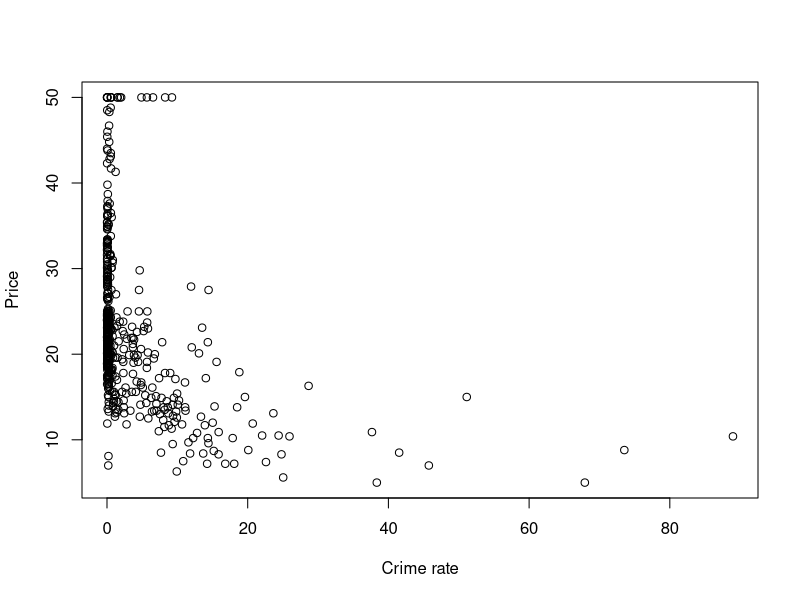
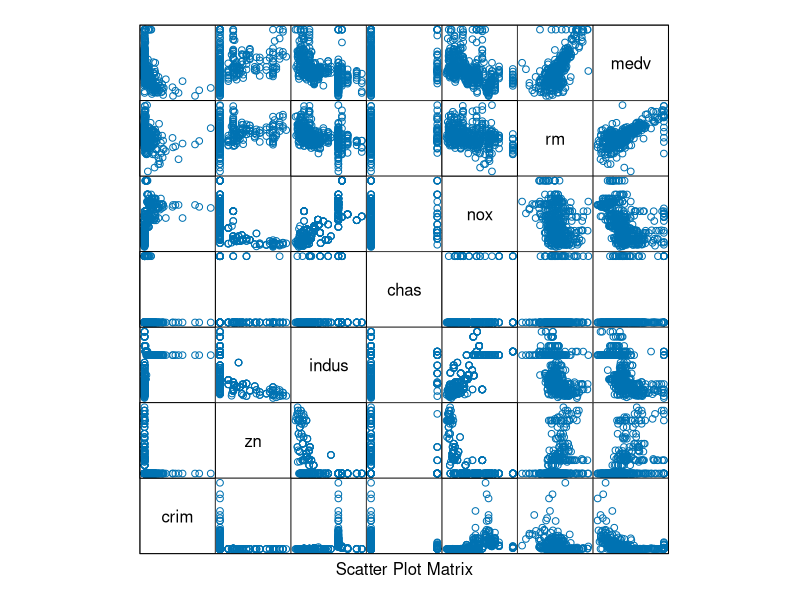
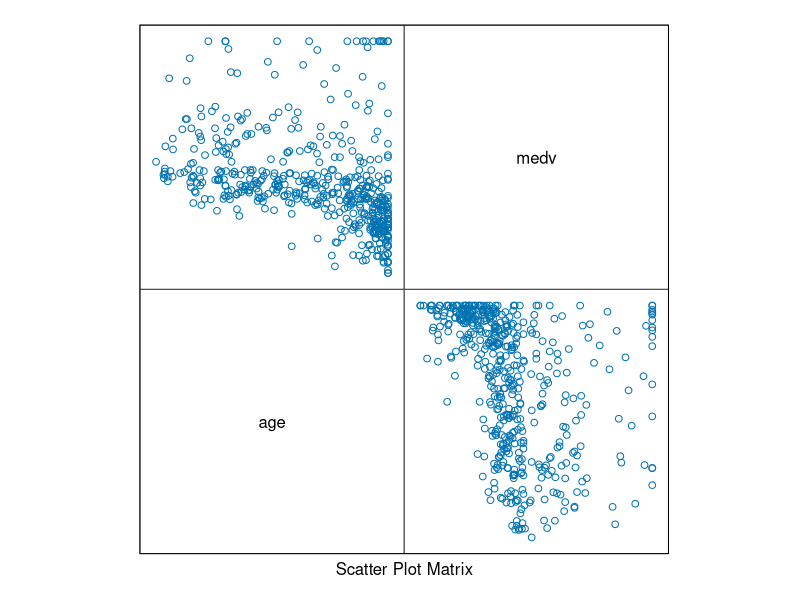
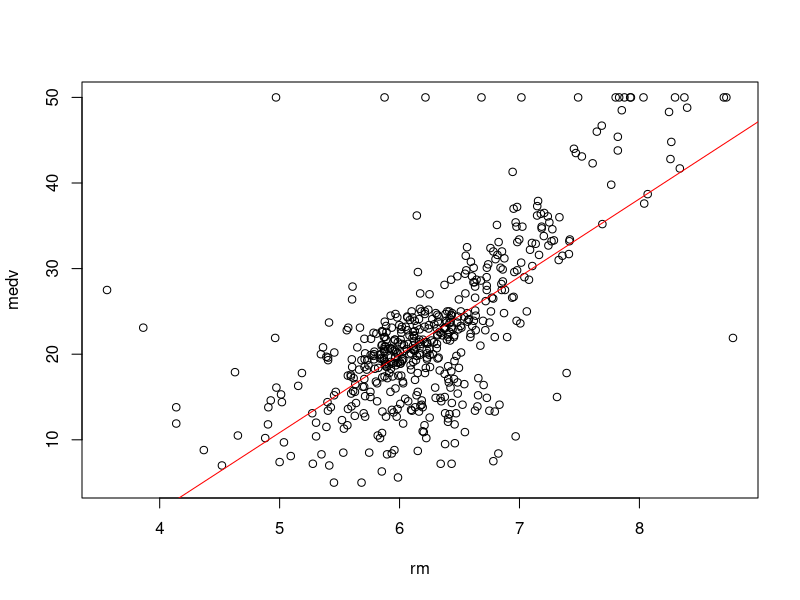
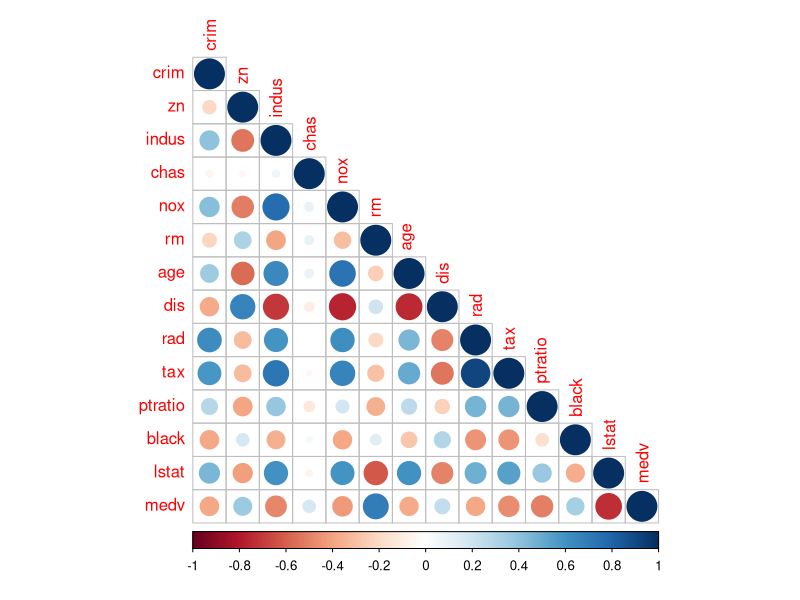
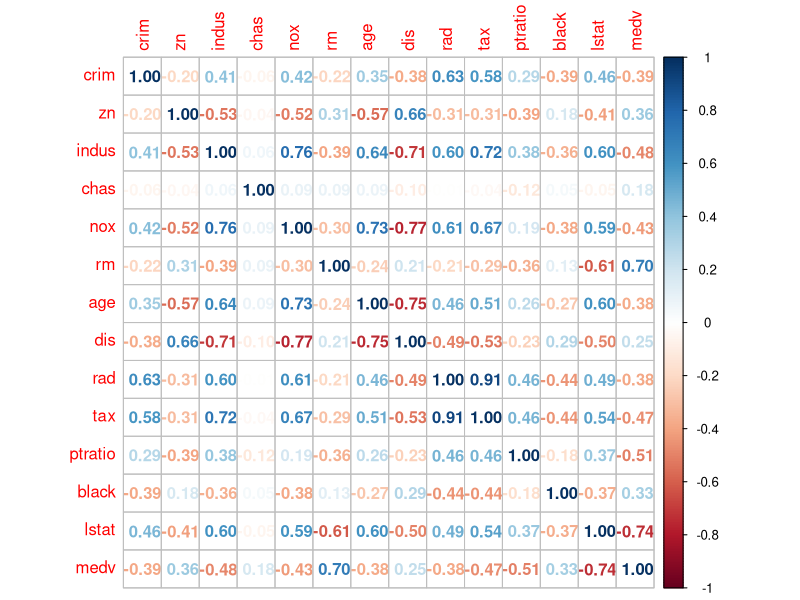

The R source for these figures, in order: (Note: this script raises an error after producing the figures.)
#Load the data
library(MASS)#it contains data set boston
data("Boston")
View(Boston)
na.omit(Boston)


#For data description
?Boston

#Split
set.seed(2)
library(caTools) 
split<-sample.split(Boston$medv,SplitRatio = 0.7)
split

train<-subset(Boston,split=="T")
test<-subset(Boston,split=="F")

#To view the correlation of variable
plot(Boston$crim,Boston$medv,cev= 0.5,xlab = "Crime rate",ylab="Price")
cr<-cor(Boston)#corrletion of boston

#creating scatterplt matrix
attach(Boston)
library(lattice)
splom(~Boston[c(1:6,14)],groups=NULL,data=Boston,axis.line.tck=0,axis.text.alpha=0)
splom(~Boston[c(7,14)],groups=NULL,data=Boston,axis.line.tck=0,axis.text.alpha=0)

#studying rm and medv
plot(rm,medv)
abline(lm(medv~rm),col="red") #regression fit line

#we can use corplot to visualize
install.packages("corrplot")
library(corrplot)

corrplot(cr,type="lower")
corrplot(cr,method = "number")

#which are near to zero are negatively correlated

#finding multicollinearity
library(caret)

#to exclude medv(output)
Boston_a =subset(Boston,select = -c(medv))
numericData <- Boston_a[sapply(Boston_a,is.numeric)]
descrCor<-cor(numericData)

#vif
install.packages("car")
library(car)
model<-lm(medv~.,data=train)
vif(model)

#now to create the model we will apply column
model<-lm(medv~.,data=train)
#model<-lm(medv~ crim+zn+....,data=train)

summary(model)

#model creation after removing tax
model<-lm(medv~ crim+zn+indus+chas+rm+rad+age+dis+rad+tax
          +ptratio+black+lstat,data = train)
summary(model)

#model creation after removing indus and age
model<-lm(medv~ crim+zn+chas+rm+rad+dis
          +ptratio+black+lstat,data = train)
summary(model)

#Now we can use this model to predict
predic<-predict(model,test)
predic

#To compare predicted value and actual value,we can use plots
plot(test$medv,type = "l",lty=1.8,col="green")
lines(predic,type = "l",col="blue")

#Now we can use this model to predict the output of sample dataset
predic<-predict(model,sample_data)
predic
